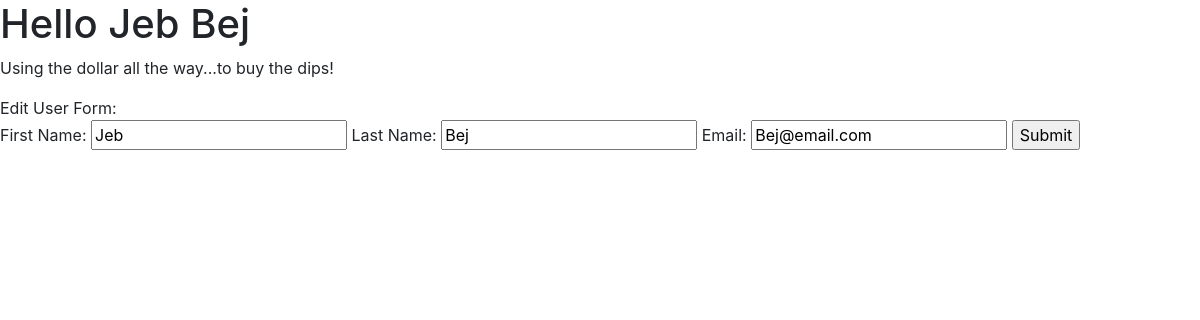
The page /user_profile/3 on the database its author committed.
### cryptotalk/models.py (models this page shows)
class User(models.Model):
    first_name = models.CharField(max_length=50)
    last_name = models.CharField(max_length=50)
    email = models.CharField(max_length=50)
    password = models.CharField(max_length=50)
    created_at = models.DateTimeField(auto_now_add=True, null=True)
    updated_at = models.DateTimeField(auto_now=True, null=True)
    objects = UserManager()

class Crypto_Message(models.Model):
    message = models.CharField(max_length=255)
    poster = models.ForeignKey(User, related_name='user_messages', on_delete=models.CASCADE)
    user_likes = models.ManyToManyField(User, related_name='liked_posts')
    created_at = models.DateTimeField(auto_now_add=True, null=True)
    updated_at = models.DateTimeField(auto_now=True, null=True)

### cryptotalk/views.py (the view)
# urls.py: path('user_profile/<int:id>', views.profile),
def profile(request, id):
    context = {
        'user': User.objects.get(id=id)
    }
    return render(request, 'profile.html', context)

### cryptotalk/templates/profile.html (shortened to what this page needs)
<!DOCTYPE html>
<html lang="en">
<head>
    <link rel="stylesheet" href="https://stackpath.bootstrapcdn.com/bootstrap/4.3.1/css/bootstrap.min.css"
>
    {% load static %}
</head>
<body>
    <h1>Hello {{user.first_name}} {{user.last_name}}</h1>
    {% for post in user.user_messages.all %}
    <p>{{post.message}}</p>
    {% endfor %}
    Edit User Form:
    <form action="/edit/{{user.id}}" method=POST>
       First Name: <input type="text" name='fname' value={{user.first_name}}>
       Last Name: <input type="text" name='lname' value={{user.last_name}}>
       Email: <input type="text" name='email' value={{user.email}}>
       <input type="submit">
    </form>
</body>
</html>

### rows shown on the page
User: first_name "Jeb", last_name "Bej", fname "Jeb", lname "Bej", email "Bej@email.com"
Crypto_Message: message "Using the dollar all the way...to buy the dips!"
